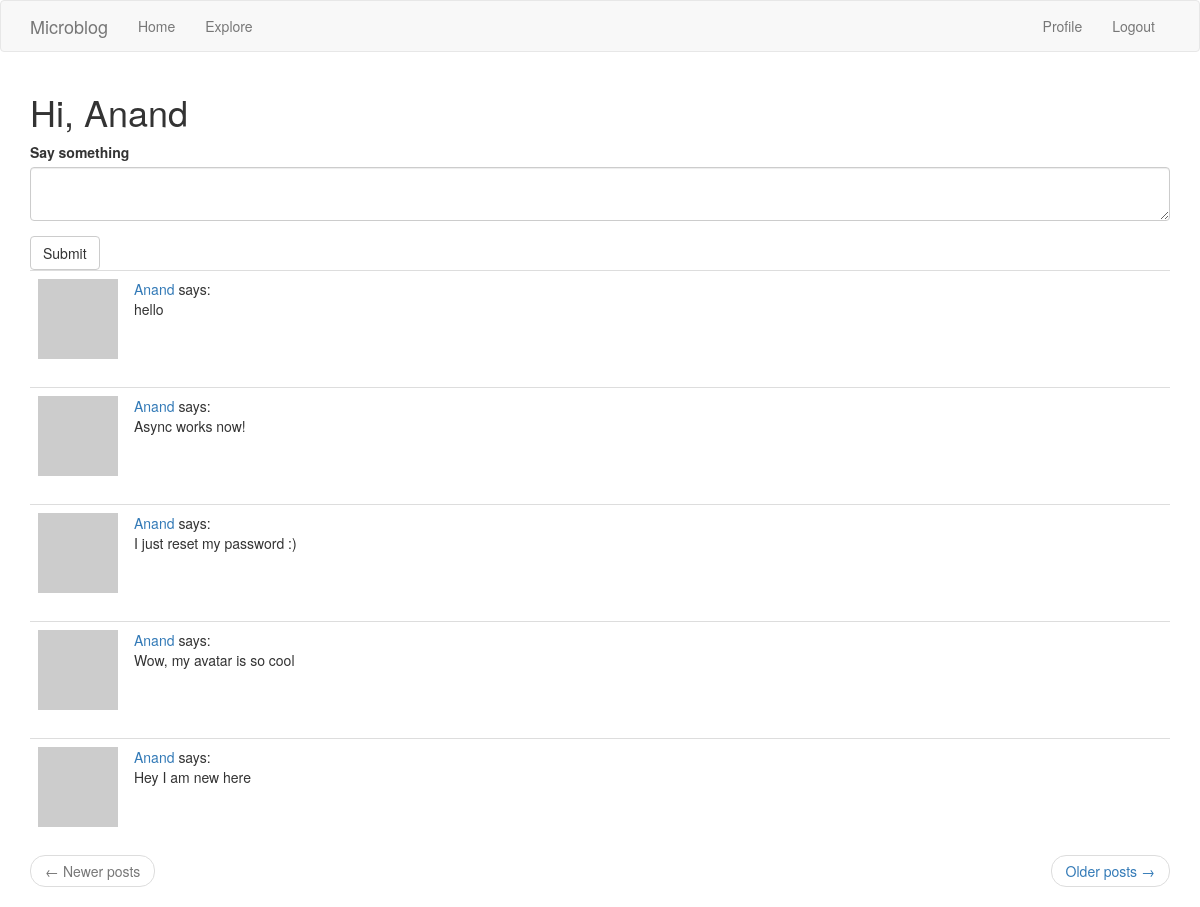
Screenshot of /index (signed in) with the database file from the repository.
### application/models.py (models this page shows, shortened)
class User(UserMixin, db.Model):
    id = db.Column(
        db.Integer,
        primary_key = True
    )
    username = db.Column(
        db.String(120),
        index=True,
        unique=True
    )
    email = db.Column(
        db.String(120),
        index=True,
        unique=True
    )
    password_hash = db.Column(
        db.String(128)
    )
    posts = db.relationship(
        'Post',
        backref = 'author',
        lazy = 'dynamic'
    )
    about_me = db.Column(
        db.String(140)
    )
    last_seen = db.Column(
        db.DateTime,
        default=datetime.utcnow
    )
    followed = db.relationship(
        'User',
        secondary='followers',
        primaryjoin=(
            followers.c.follower_id == id
        ),
        secondaryjoin=(
            followers.c.followed_id == id
        ),
        backref=(
            db.backref(
                'followers',
                lazy='dynamic'
            )
        ),
        lazy='dynamic'
    )
    def avatar(self, size):
        digest = md5(self.email.lower().encode('utf-8')).hexdigest()
        return 'https://www.gravatar.com/avatar/{}?d=identicon&s={}'.format(digest,size)
    def followed_posts(self):
        followed = Post.query.join(
            followers, (followers.c.followed_id == Post.user_id)
        ).filter(
            followers.c.follower_id == self.id
        )
        own = Post.query.filter_by(user_id=self.id)
        return followed.union(own).order_by(Post.timestamp.desc())

class Post(db.Model):
    id = db.Column(
        db.Integer,
        primary_key=True
    )
    body = db.Column(
        db.String(140)
    )
    timestamp = db.Column(
        db.DateTime,
        index=True,
        default=datetime.utcnow
    )
    user_id = db.Column(
        db.Integer,
        db.ForeignKey('user.id')
    )

### application/routes.py (the view)
@app.route('/', methods=['GET', 'POST'])
@app.route('/index', methods=['GET', 'POST'])
@login_required
def index():
    form=PostForm()
    if form.validate_on_submit():
        post = Post(body=form.post.data, author=current_user)
        db.session.add(post)
        db.session.commit()
        flash('Your post is now live!')
        return redirect(url_for('index'))
    page = request.args.get('page', 1, type=int)
    posts = current_user.followed_posts().paginate(
        page, app.config['POSTS_PER_PAGE'], False
    )
    if posts.has_next:
        next_url = url_for('index', page=posts.next_num)
    else:
        next_url = None
    if posts.has_prev:
        prev_url = url_for('index', page=posts.prev_num)
    else:
        prev_url = None
    return render_template('index.html',title='Home',posts=posts.items,form=form,
        next_url=next_url,
        prev_url=prev_url
    )

### application/forms.py
class PostForm(FlaskForm):
    post = TextAreaField(
        label='Say something',
        validators=[
            DataRequired(),
            Length(min=1, max=140)
        ]
    )
    submit = SubmitField('Submit')

### application/models.py (called while the page is built)
@login.user_loader
def load_user(id):
    return User.query.get(int(id))

### application/routes.py (called while the page is built)
@app.before_request
def before_request():
    if current_user.is_authenticated:
        current_user.last_seen = datetime.utcnow()
        db.session.commit()

### application/templates/index.html
{% extends 'base.html' %}
{% import 'bootstrap/wtf.html' as wtf %}
{% block app_content %}
    <h1>
        Hi, {{ current_user.username }}
    </h1>
    {% if form %}
        {{ wtf.quick_form(form) }}
    {% endif %}
    {% for post in posts %}
        {% include '_post.html' %}
    {% endfor %}
    {% include '_paginate.html' %}
{% endblock app_content %}

### application/templates/_post.html
<table class="table table-hover">
    <tr>
        <td width="70px">
            <a href="{{ url_for('user', username=post.author.username) }}">
                <img src="{{ post.author.avatar(70) }}">
            </a>
        </td>
        <td>
            <a href="{{ url_for('user', username=post.author.username) }}">
                {{ post.author.username }}
            </a> says: <br> {{ post.body }}
        </td>
    </tr>
</table>

### rows the page displays
User: username "Anand"
Post: author.username "Anand", body "hello"
Post: author.username "Anand", body "Async works now!"
Post: author.username "Anand", body "I just reset my password :)"
Post: author.username "Anand", body "Wow, my avatar is so cool"
Post: author.username "Anand", body "Hey I am new here"
